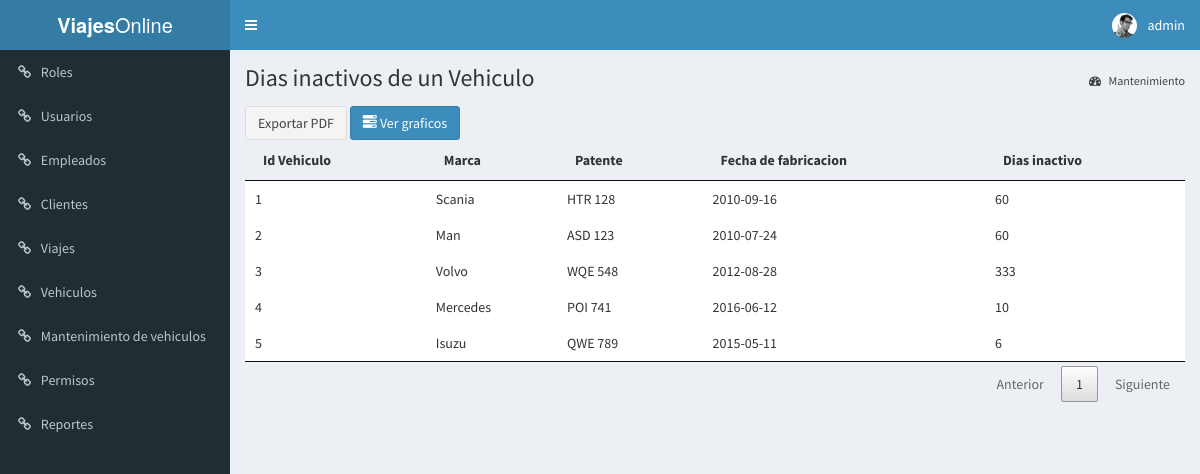
/index.php?page=reportes-dias (signed in), run on the app's committed database.
### tables this page shows
CREATE TABLE Vehiculo (
    id INT NOT NULL AUTO_INCREMENT primary key,
    patente varchar(15) DEFAULT NULL,
    marca varchar(100) DEFAULT NULL,
    nro_chasis varchar(40) DEFAULT NULL,
    nro_motor varchar(40) DEFAULT NULL,
    fecha_fabricacion date DEFAULT NULL,
    id_estadoVehiculo INT,
    id_tipoVehiculo INT,
    CONSTRAINT fk_estadoVehiculo_vehiculo_id_estadoVehiculo FOREIGN KEY (id_estadoVehiculo) REFERENCES estadoVehiculo(id_estado),
    CONSTRAINT fk_estadoVehiculo_vehiculo_id_tipoVehiculo FOREIGN KEY (id_tipoVehiculo) REFERENCES tipoVehiculo(id_tipo)
);

### models/DataBase.php (called while the page is built, shortened)
<?php
class DataBase
{
    private $_db;
    private static $instancia;
    public static function getInstance()
    {
        if (  !self::$instancia instanceof self) {
            self::$instancia = new self;
        }
        return self::$instancia;
    }
    public function query($query)
    {
        $type = explode(" ", trim($query) );
        switch ( strtolower($type[0]) ){
            case 'select':
                return $this->_select($query);
                break;
        }
    }
    private function _select($query)
    {
        $res = $this->_execQuery($query);
        $rows = [];
        while( $reg = $res->fetch_object() ) {
            $rows[] = $reg;
        }
        return $rows;
    }
    private function _execQuery($query)
    {
        $res = $this->_db->query($query);
        return $res;
    }
    private function _connect()
    {
        $this->_db = mysqli_connect( self::DB_HOST, self::DB_USER, self::DB_PASSWORD, self::DB_NAME );
    	$this->_db->set_charset('utf8');
    }
}

### models/Vehiculo_model.php (called while the page is built, shortened)
<?php
require_once 'DataBase.php';
class Vehiculo_model implements ModelInterface
{
		static	public function getReporteDiasFueraDeServicio()
	{
		 $db = DataBase::getInstance();
		 $query = "SELECT v.id, v.marca, v.patente, v.fecha_fabricacion, sum(DATEDIFF(m.fecha_fin,m.fecha_inicio)) AS 'DiasInactivo'
				 FROM Vehiculo v JOIN Mantenimiento m
				 ON v.id=m.id_vehiculo
				 Group BY v.id , v.marca, v.patente";
		 return $db->query($query);
	}
}

### View/Reporte-dias_view.php (the view)
<?php
$listMantenimiento = Vehiculo_model::getReporteDiasFueraDeServicio();
?>
<div class="content-wrapper">
    <section class="content-header">
        <h1>Dias inactivos de un Vehiculo </h1>
        <ol class="breadcrumb">
            <li><a href="#"><i class="fa fa-dashboard"></i> Mantenimiento</a></li>
        </ol>
    </section>
    <section class="content container-fluid">
      <a href="libs/reportes-dias_pdf.php" class="btn btn-default">Exportar PDF</a>
      <button type="button" class="btn btn-primary" data-toggle="modal" data-target="#modalCreate"><i class="glyphicon glyphicon-tasks"></i> Ver graficos</button>
        <table id="tablaMantenimiento">
          <thead>
                <tr>
                  <th>Id Vehiculo</th>
                  <th>Marca</th>
                  <th>Patente</th>
                  <th>Fecha de fabricacion</th>
                  <th>Dias inactivo</th>
                </tr>
            </thead>
            <tbody>
            <?php
                if ( !empty($listMantenimiento) ){
                    foreach($listMantenimiento as $mantenimiento) {  ?>
                    <tr>
                      <td><?php echo $mantenimiento->id?></td>
                      <td><?php echo $mantenimiento->marca?></td>
                      <td><?php echo $mantenimiento->patente?></td>
                            <td><?php echo $mantenimiento->fecha_fabricacion?></td>
                      <td><?php echo $mantenimiento->DiasInactivo?></td>
                    </tr>
            <?php
                    }
                }
            ?>
            </tbody>
        </table>
    </section>
</div>

### data on the page
vehiculo: id "1", marca "Scania", patente "HTR 128", fecha_fabricacion "2010-09-16", DiasInactivo "60"
vehiculo: id "2", marca "Man", patente "ASD 123", fecha_fabricacion "2010-07-24", DiasInactivo "60"
vehiculo: id "3", marca "Volvo", patente "WQE 548", fecha_fabricacion "2012-08-28", DiasInactivo "333"
vehiculo: id "4", marca "Mercedes", patente "POI 741", fecha_fabricacion "2016-06-12", DiasInactivo "10"
vehiculo: id "5", marca "Isuzu", patente "QWE 789", fecha_fabricacion "2015-05-11", DiasInactivo "6"

### other printed values
$_SESSION['usuario'] "admin"
